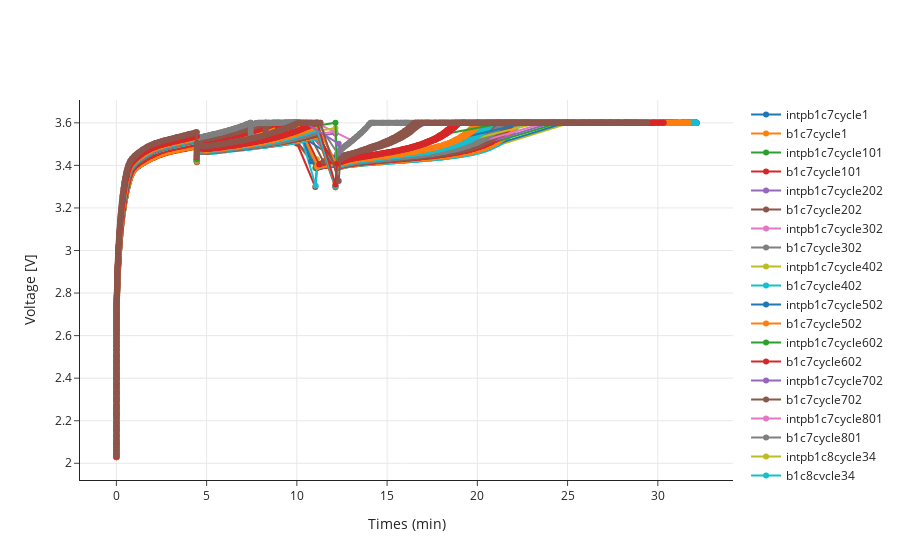

Here is the notebook cell this chart was saved with:
### Code cell
skip = 100
val_cell_id_idx = 0
last_cycle = 1
current_cycle = 1
# opacity_list = [1, 0.6, 0.3]
fig = go.Figure()

for i in range(0, len(datasets["X_val"]), batch_size * skip):
    df_true = pd.DataFrame(datasets["y_val"][i : i + batch_size][:, 0, 0])
    
    last_cycle = current_cycle
    current_cycle = int(datasets["X_val"][i : i + batch_size][0][0][3]*MAX_CYCLE)
    # print(current_cycle)
    # if current_cycle>740:
    #     continue
    if last_cycle> current_cycle:
        val_cell_id_idx += 1
    cell_id = val_cell_ids[val_cell_id_idx]
    original_df = datasets["original_val"]
    original_df= original_df[original_df.Cycle==current_cycle]
    original_df= original_df[original_df.Cell==cell_id]
    df = datasets['val_dfs']
    df = df[df.Cycle == current_cycle/MAX_CYCLE]
    df = df[df.Cell==cell_id]
    REFERENCE_CHARGE_CAPACITIES=df['Q_eval']    
    # original_df = original_df[original_df.I < MAX_DISCHARGE_CURRENT]
    # original_df = original_df[original_df.I > MIN_DISCHARGE_CURRENT]
    original_df = original_df[original_df.I > MIN_CHARGE_CURRENT]

    original_df['Qc'] = (original_df['Qc'])/(MAX_CHARGE_CAPACITY)

    if len(original_df)< 2:
        continue
    q_new = original_df['Qc'].values
    t_new = original_df['t'].values
    time_interpolator = interp1d(x = q_new,  y = t_new, 
    # fill_value="extrapolate"
    )
    
    ref_capacities_wrt_nf = REFERENCE_CHARGE_CAPACITIES[window_length:-2]
    # print(window_length)
    # print(len(ref_capacities_wrt_nf), len(df_true[0]))
    prediction_interpolator = interp1d(x = ref_capacities_wrt_nf, 
                                        y = df_true[0].values*(VOLTAGE_MAX - VOLTAGE_MIN) + VOLTAGE_MIN,
                                        # fill_value="extrapolate"
                                         )
        
    q_j = q_new[q_new>= min(REFERENCE_CHARGE_CAPACITIES[window_length:-2])]
    q_j = q_j[q_j<= max(REFERENCE_CHARGE_CAPACITIES[window_length:-2])]
    t_interp = time_interpolator(REFERENCE_CHARGE_CAPACITIES[window_length:-2])
    q_j0 = q_j
    V_pred = prediction_interpolator(q_j)
    fig.add_trace(
        go.Scatter(
                x=time_interpolator(ref_capacities_wrt_nf),
                # x=q_j,
                # y=time_interpolator(q_j),
                # y=V_pred,
                y = df_true[0].values*(VOLTAGE_MAX - VOLTAGE_MIN) + VOLTAGE_MIN,
                showlegend=True,
                mode="lines+markers",
                # line_dash="dash",
                name = f"intp{cell_id}cycle{current_cycle}",
                # marker_color=pallete[i],
                # opacity=opacity_list[j]
            )
        )
        
    # fig.add_trace(
    #         go.Scatter(
    #             x=time_interpolator(ref_capacities_wrt_nf),
    #             y=df_true[0].values*(VOLTAGE_MAX - VOLTAGE_MIN) + VOLTAGE_MIN,
    #             showlegend=True,
    #             mode="markers",
    #             name = f"Predictions Forecast Horizon {j+1}",
    #             marker_color=pallete[i],
    #             marker_symbol = symbol_list[j],
    #             marker_size=8,
    #             marker_opacity=opacity_list[j]
    #         )
    #     )

    if len(original_df)< 2:
        continue
    q_new = original_df['Qc'].values
    t_new = original_df['t'].values
    nf_steps=1
    odf=original_df
    fig.add_trace(
        go.Scatter(
            x=odf['t'],
            y=odf['V'],
            showlegend=True,
            mode="lines+markers",
            # name = f"{cell_id} Cycle {current_cycle}",
            name = f"{cell_id}cycle{current_cycle}"
            # line_color=pallete[i]
        )
    )


fig.update_yaxes(title="Voltage [V]", showgrid=True)
fig.update_xaxes(title="Times (min)", showgrid=True)
fig.update_layout(template="simple_white")
